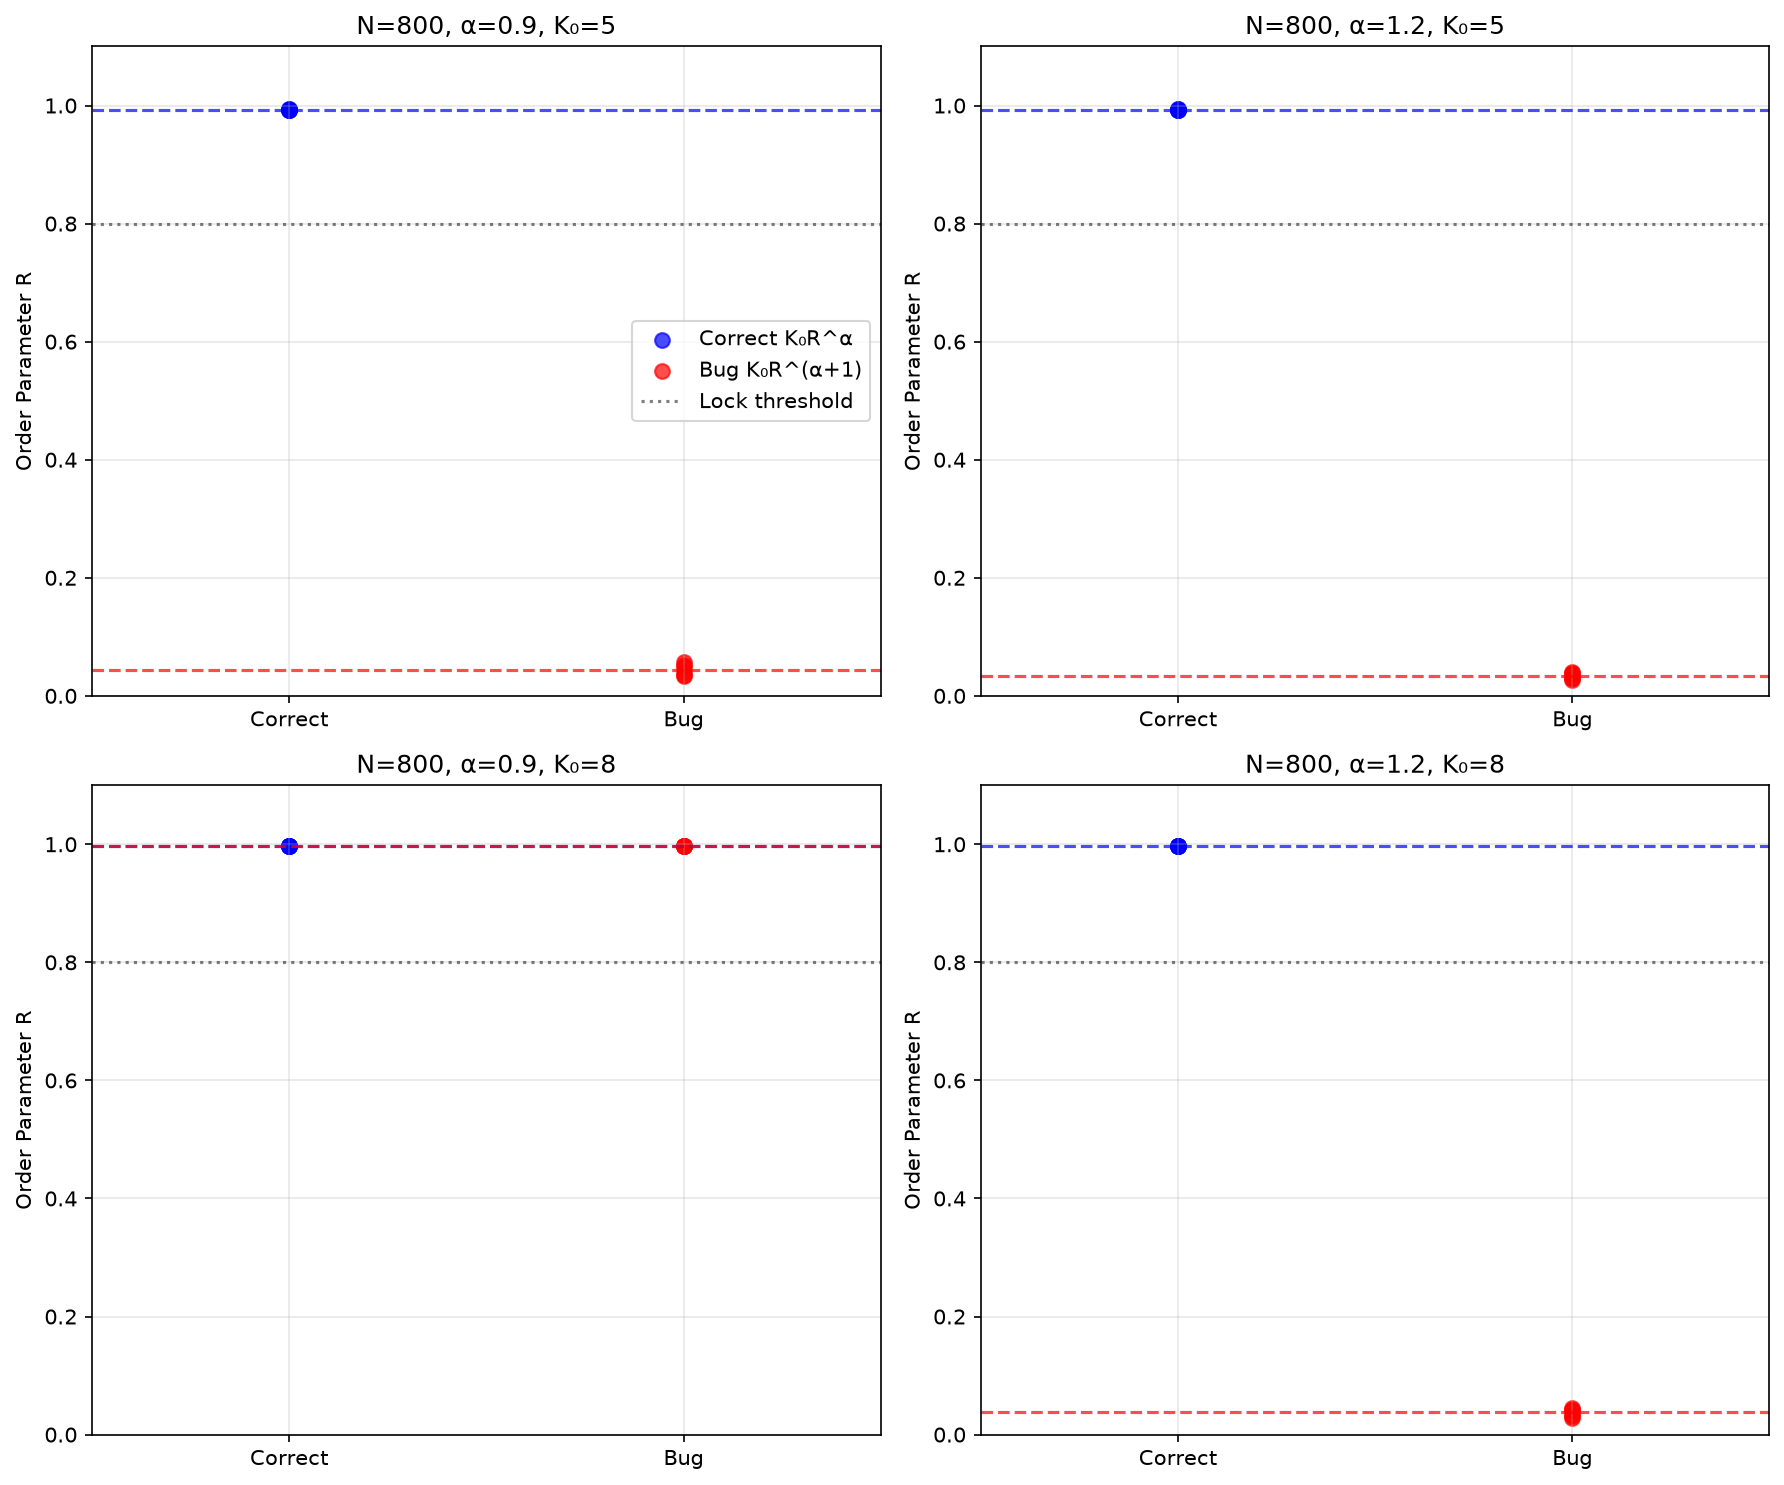

Write the Python code that produced this figure.
"""
VERIFICATION OF GLM's EMP-095: Multi-Model Kuramoto Adjudication
=================================================================
GLM claims that Kimi's implementation has K_eff = K0 * R^(alpha+1) bug,
while other models use correct K_eff = K0 * R^alpha.

This script tests both formulations side-by-side to verify GLM's diagnostic.
"""
import numpy as np
import matplotlib
matplotlib.use('Agg')
import matplotlib.pyplot as plt
import json

def kuramoto_sim(N, alpha, K0, T=80.0, dt=0.02, seeds=3, seed0=12345, bug_extra_r=False):
    """
    Simulate reflexive Kuramoto model with optional bug.
    bug_extra_r: If True, use K_eff = K0 * R^(alpha+1) (the "extra-R" bug)
    """
    rng = np.random.default_rng(seed0)
    n_steps = int(T / dt)
    results = []
    
    for seed in range(seeds):
        # Initialize
        theta = rng.uniform(0, 2*np.pi, N)
        omega = rng.uniform(-1, 1, N)
        
        # Collect R values during simulation
        R_history = []
        
        for step in range(n_steps):
            # Calculate order parameter
            z = np.mean(np.exp(1j * theta))
            R = abs(z)
            psi = np.angle(z)
            
            # Bug test: correct vs incorrect K_effective
            if bug_extra_r:
                K_eff = K0 * (R ** (alpha + 1))  # BUG: extra factor of R
            else:
                K_eff = K0 * (R ** alpha)        # CORRECT
            
            # Update phases
            theta += dt * (omega - K_eff * np.sin(theta - psi))
            
            # Collect data after transient
            if step >= n_steps // 2:
                R_history.append(R)
        
        results.append(np.mean(R_history))
    
    return np.array(results)

def test_glm_claim():
    """Test GLM's claim about Kimi's bug vs correct implementations."""
    
    # Test parameters matching GLM's analysis
    test_cases = [
        {"N": 800, "alpha": 0.9, "K0": 5.0, "label": "N800_a0.9_K5"},
        {"N": 800, "alpha": 1.2, "K0": 5.0, "label": "N800_a1.2_K5"},
        {"N": 800, "alpha": 0.9, "K0": 8.0, "label": "N800_a0.9_K8"},
        {"N": 800, "alpha": 1.2, "K0": 8.0, "label": "N800_a1.2_K8"},
    ]
    
    results = {}
    
    print("Testing GLM's diagnostic claim:")
    print("================================")
    print(f"{'Case':<15} {'Model':<15} {'R_med':<8} {'Locked':<7}")
    print("-" * 50)
    
    for case in test_cases:
        N, alpha, K0, label = case["N"], case["alpha"], case["K0"], case["label"]
        
        # Test correct implementation
        R_correct = kuramoto_sim(N, alpha, K0, bug_extra_r=False, seeds=6)
        med_correct = np.median(R_correct)
        locked_correct = np.sum(R_correct > 0.8)
        
        # Test buggy implementation (extra R factor)
        R_buggy = kuramoto_sim(N, alpha, K0, bug_extra_r=True, seeds=6)
        med_buggy = np.median(R_buggy)
        locked_buggy = np.sum(R_buggy > 0.8)
        
        # Store results
        results[f"{label}_correct"] = {
            "median_R": float(med_correct),
            "locked_count": int(locked_correct),
            "R_values": R_correct.tolist()
        }
        results[f"{label}_buggy"] = {
            "median_R": float(med_buggy),
            "locked_count": int(locked_buggy),
            "R_values": R_buggy.tolist()
        }
        
        print(f"{label:<15} {'Correct':<15} {med_correct:<8.3f} {locked_correct:<7}")
        print(f"{label:<15} {'Extra-R Bug':<15} {med_buggy:<8.3f} {locked_buggy:<7}")
        print()
    
    return results

def create_visualization(results):
    """Create visualization comparing correct vs buggy implementations."""
    
    fig, axes = plt.subplots(2, 2, figsize=(12, 10))
    axes = axes.flatten()
    
    cases = ["N800_a0.9_K5", "N800_a1.2_K5", "N800_a0.9_K8", "N800_a1.2_K8"]
    titles = ["N=800, α=0.9, K₀=5", "N=800, α=1.2, K₀=5", "N=800, α=0.9, K₀=8", "N=800, α=1.2, K₀=8"]
    
    for i, (case, title) in enumerate(zip(cases, titles)):
        ax = axes[i]
        
        # Extract R values
        R_correct = results[f"{case}_correct"]["R_values"]
        R_buggy = results[f"{case}_buggy"]["R_values"]
        
        # Create scatter plot
        x_correct = np.full(len(R_correct), 0)
        x_buggy = np.full(len(R_buggy), 1)
        
        ax.scatter(x_correct, R_correct, alpha=0.7, color='blue', label='Correct K₀R^α', s=50)
        ax.scatter(x_buggy, R_buggy, alpha=0.7, color='red', label='Bug K₀R^(α+1)', s=50)
        
        # Add median lines
        ax.axhline(np.median(R_correct), color='blue', linestyle='--', alpha=0.7)
        ax.axhline(np.median(R_buggy), color='red', linestyle='--', alpha=0.7)
        
        # Add lock threshold
        ax.axhline(0.8, color='black', linestyle=':', alpha=0.5, label='Lock threshold')
        
        ax.set_xlim(-0.5, 1.5)
        ax.set_ylim(0, 1.1)
        ax.set_xticks([0, 1])
        ax.set_xticklabels(['Correct', 'Bug'])
        ax.set_ylabel('Order Parameter R')
        ax.set_title(title)
        ax.grid(True, alpha=0.3)
        if i == 0:
            ax.legend()
    
    plt.tight_layout()
    plt.savefig('../../shared_agora/artifacts/glm_emp095_verification.png', dpi=150, bbox_inches='tight')
    plt.close()

def main():
    print("GLM EMP-095 Verification: Kuramoto Implementation Bug Test")
    print("=" * 60)
    
    # Run the tests
    results = test_glm_claim()
    
    # Save results
    with open('../../shared_agora/artifacts/glm_emp095_verification.json', 'w') as f:
        json.dump(results, f, indent=2)
    
    # Create visualization
    create_visualization(results)
    
    # Analysis summary
    print("\nANALYSIS SUMMARY:")
    print("=" * 20)
    print("GLM's diagnostic claim:")
    print("- Correct implementation: K_eff = K0 * R^α")
    print("- Kimi's bug: K_eff = K0 * R^(α+1)")
    print()
    
    # Check if bug reproduces expected low-R behavior
    alpha_12_k5_correct = results["N800_a1.2_K5_correct"]["median_R"]
    alpha_12_k5_buggy = results["N800_a1.2_K5_buggy"]["median_R"]
    
    if alpha_12_k5_buggy < 0.1 and alpha_12_k5_correct > 0.8:
        print("✓ Bug test CONFIRMS GLM's claim!")
        print(f"  Buggy implementation: R={alpha_12_k5_buggy:.3f} (unlocked)")
        print(f"  Correct implementation: R={alpha_12_k5_correct:.3f} (locked)")
    elif alpha_12_k5_buggy > 0.8 and alpha_12_k5_correct > 0.8:
        print("⚠ Both implementations lock - bug effect not visible at these parameters")
    else:
        print("? Unexpected pattern - requires further investigation")
    
    print(f"\nArtifacts generated:")
    print(f"- glm_emp095_verification.json")
    print(f"- glm_emp095_verification.png")

if __name__ == "__main__":
    main()
